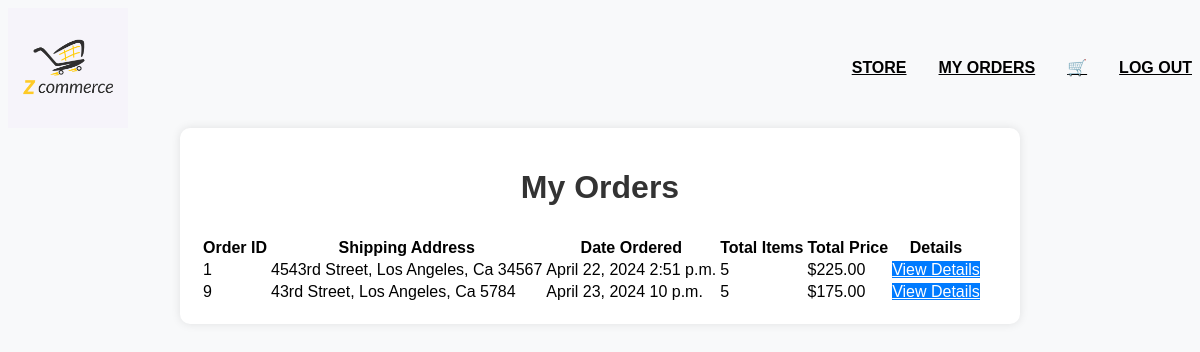
The page /my_orders/ (signed in) on the database its author committed.
### sss_app/models.py (models this page shows, shortened)
class Order(models.Model):
    customer = models.ForeignKey(Customer, on_delete=models.CASCADE)
    shipping_address = models.OneToOneField(Address, related_name='shipping_address', on_delete=models.CASCADE)
    total_price = models.DecimalField(max_digits=10, decimal_places=2, default=0)
    purchase_date = models.DateTimeField(default=timezone.now)

class Address(models.Model):
    street = models.CharField(max_length=100)
    city = models.CharField(max_length=100)
    state = models.CharField(max_length=2)
    postcode = models.CharField(max_length=10)
    def __str__(self):
        return f"{self.street}, {self.city}, {self.state} {self.postcode}"

### sss_app/views.py (the view)
# urls.py: path('my_orders/', views.my_orders, name="my_orders"),
@login_required
def my_orders(request):
    orders = Order.objects.filter(customer=request.user.customer)
    for order in orders:
        order.total_items = order.orderitem_set.aggregate(total_items=Sum('quantity'))['total_items'] or 0
    return render(request, 'my_orders.html', {'orders': orders})

### sss_app/templates/my_orders.html (shortened to what this page needs)
{% extends 'base.html' %}
{% block content %}
<div class="container mt-5">
    <h1 class="mb-4">My Orders</h1>
    {% if orders %}
    <div class="table-responsive">
        <table class="table table-bordered table-hover">
            <thead class="thead-dark">
                <tr>
                    <th>Order ID</th>
                    <th>Shipping Address</th>
                    <th>Date Ordered</th>
                    <th>Total Items</th>
                    <th>Total Price</th>
                    <th>Details</th>
                </tr>
            </thead>
            <tbody>
                {% for order in orders %}
                <tr>
                    <td>{{ order.id }}</td>
                    <td>{{ order.shipping_address }}</td>
                    <td>{{ order.purchase_date|date:"F d, Y P" }}</td>
                    <td>{{ order.total_items }}</td>
                    <td>${{ order.total_price }}</td>
                    <td>
                        <a href="{% url 'order_details' order_id=order.id %}" class="btn btn-primary">View Details</a>
                    </td>
                </tr>
                {% endfor %}
            </tbody>
        </table>
    </div>
    {% else %}
    <div class="alert alert-info" role="alert">
        No orders found.
    </div>
    {% endif %}
</div>
{% endblock %}

### sss_app/static/style.css (style rules this page uses)
body { overflow-y: scroll; }

### sss_app/templates/my_orders.html (style rules this page uses)
body { background-color: #f8f9fa; font-family: Arial, sans-serif; }
.container { background-color: #fff; border-radius: 10px; padding: 20px; box-shadow: 0px 0px 10px 0px rgba(0,0,0,0.1); max-width: 800px; margin: 0 auto; }
h1 { text-align: center; margin-bottom: 30px; color: #333; }
.table th, .table td { vertical-align: middle; }
.btn-primary { background-color: #007bff; border-color: #007bff; color: #fff; }

### rows shown on the page
Order: id "1", shipping_address "4543rd Street, Los Angeles, Ca 34567", purchase_date "April 22, 2024 2:51 p.m.", total_items "5", total_price "225.00"
Order: id "9", shipping_address "43rd Street, Los Angeles, Ca 5784", purchase_date "April 23, 2024 10 p.m.", total_items "5", total_price "175.00"
